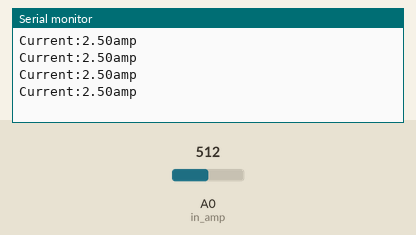
Bench run of a sketch on a simulated Arduino Uno, built with avr-gcc and run on an emulated ATmega328P. On the bench: the last lines printed to the serial monitor. The test bench sets the inputs (shaded band); at power-on: A0 (in_amp) = 512.

Above: at 1.2 s.
1.3 s: A0 (in_amp) set to 716
At 1.71 s:
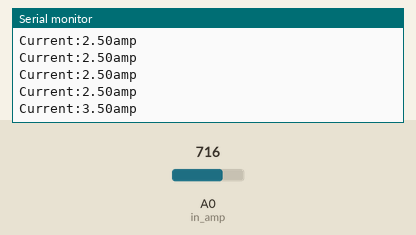
2.8 s: A0 (in_amp) set to 900
At 2.91 s:
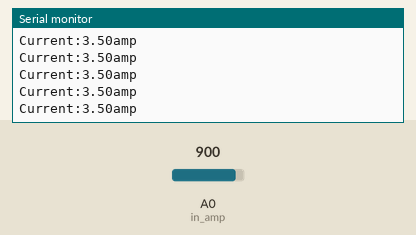
Timing chart, 0 to 5.8 s (numbered marks = the images above; inputs shaded):
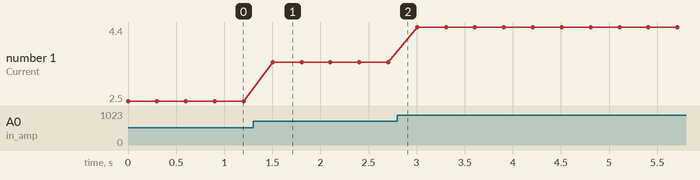

Measured:
- after the input at 1.3 s, the serial monitor: prints a new line after 0.20 s (image 1)
- plotted number 1: 2.5 → 3.5 after the input at 1.3 s, 3.5 → 4.4 after the input at 2.8 s

The sketch:

curent_sensor_op_amp_may12a.ino
```cpp
#define in_amp 0
float map_it(float val,float in_min,float in_max,float out_min,float out_max){
   float result=(val-in_min)*(out_max-out_min)/(in_max-in_min)+out_min;
   return result;
}

void setup() {
  // put your setup code here, to run once:
  Serial.begin(9600);
}

void loop() {
  // put your main code here, to run repeatedly:
   float in_new=map_it(analogRead(in_amp), 0, 1023, 0, 5);
   Serial.println("Current:"+String(in_new)+"amp");
   delay(300);
}
```
